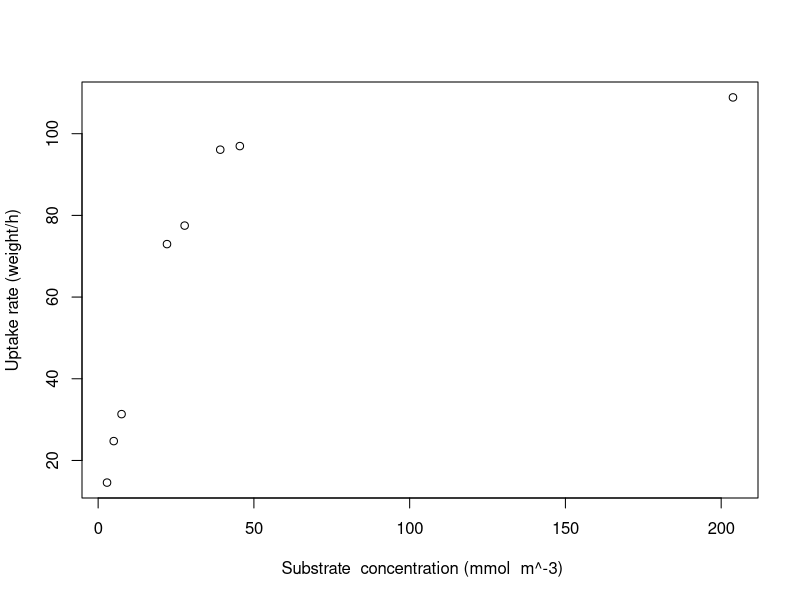
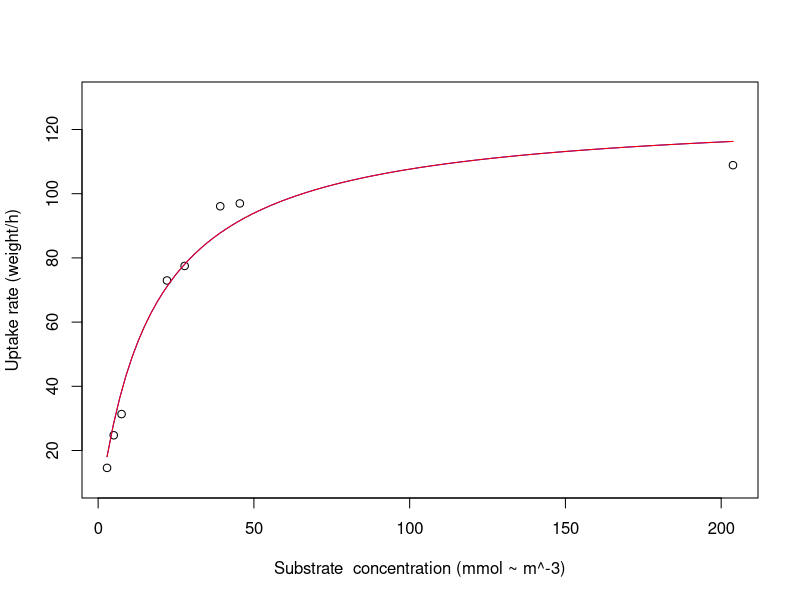
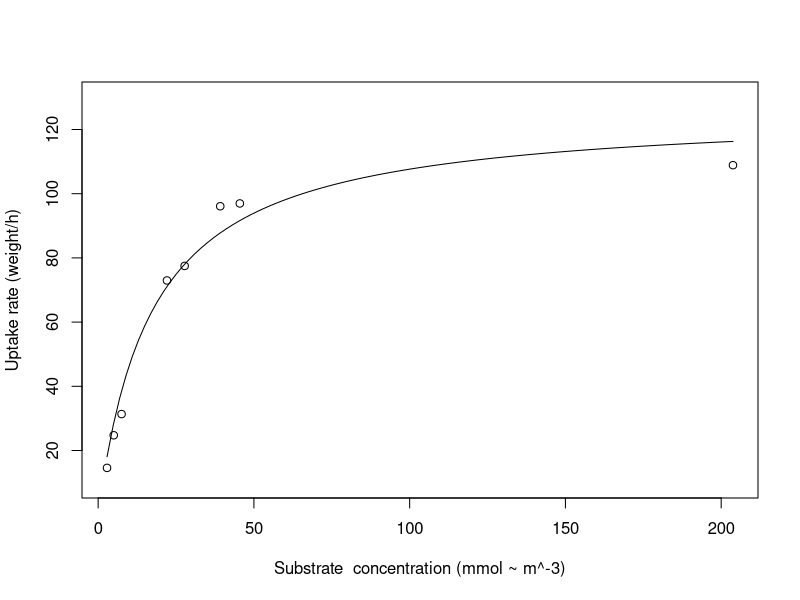

Recreate these plots in R, in order.
#We consider data from an experiment on N uptake reported by Cedergreen and
#Madsen (2002), where the predictor variable is the initial substrate concentration
#and the response variable is the uptake rate. In this type of experiment,
#it is anticipated that the uptake will increase as the concentration increases,
#approaching a horizontal asymptote.
#Kinetics data such as those in L.minor are often described by the Michaelis-Menten model                                                                #
# f(concentration, (K, Vm)) = (Vm * concentration)/(K + concentration)                             
#
# Starting values
#The horizontal asymptote is attained at 17.1, 
#the substrate concentration resulting in an increase from 0 to Vm/2 is 126!

L.minor <- read.table("L.minor.dat",skip=3,header=T)
attach(L.minor)

plot(rate ~ conc, data = L.minor, ylab = "Uptake rate (weight/h)",  
xlab =" Substrate  concentration (mmol  m^-3)")  
#
# nls is from the stats library!
#
#The first argument, rate ~ Vm*conc/(K+conc), is the model formula, where ~ is used to relate the response, rate!
#
L.minor.m1 <- nls(rate ~ Vm * conc/(K + conc), data = L.minor, start = list(K = 20, Vm = 120), trace = TRUE)

summary(L.minor.m1)
coef(L.minor.m1)
logLik(L.minor.m1)
deviance(L.minor.m1)
sqrt(deviance(L.minor.m1)/6)  #standard error of the model - sqrt(RSS/(n-p))

confint(L.minor.m1)
confint(L.minor.m1, "K")
confint(L.minor.m1, "Vm")

#
# Fitted values
#
fitted(L.minor.m1)
#
#cbind(fitted(L.minor.m1),L.minor$rate)
cor(fitted(L.minor.m1),L.minor$rate)

concVal <- with(L.minor, seq(min(conc), max(conc), length.out = 10))
predict(L.minor.m1, data.frame(conc = concVal)) 
             
plot(rate ~ conc, data = L.minor,
	ylim = c(10, 130), ylab = "Uptake rate (weight/h)",
	xlab = "Substrate  concentration (mmol ~ m^-3)")
#
# expresion for model function
#
expMM<- function(conc, K, Vm){  
           Vm*conc/(K+conc)
}
K=coef(L.minor.m1)[1]
Vm=coef(L.minor.m1)[2]
curve(expMM(x, K=K, Vm =Vm), add = TRUE, col="blue")
curve(expMM(x, K, Vm), add = TRUE, col="red")

L.minor.m3 <- nls(rate ~ expMM(conc,K,Vm), data = L.minor, start = list(K = 20, Vm = 120), trace = TRUE)
summary(L.minor.m3)
plot(rate ~ conc, data = L.minor,
	ylim = c(10, 130), ylab = "Uptake rate (weight/h)",
	xlab = "Substrate  concentration (mmol ~ m^-3)")
K=coef(L.minor.m3)[1]	
Vm=coef(L.minor.m3)[2]	

curve(expMM(x, K=K, Vm =Vm), add = TRUE)

#################################################

# Built-in self-starter functions for nls()
#Now we will repeat the model fit using the self-starter function 
#               SSmicmen(),
#which provides a convenient way of fitting the Michaelis-Menten model       
#without having to bother about starting values    

L.minor.m2 <- nls(rate ~ SSmicmen(conc, Vm, K), data = L.minor) 
summary(L.minor.m2)

# Defining a self-starter function for nls()

 
# y=f(x,b,y0)) = y0*exp(x/b)
#The parameter y0 is the initial amount of the radioactive substance (at time x = 0).

expModel <- function(predictor,b, y0) {
		y0*exp(predictor/b)
}
 
